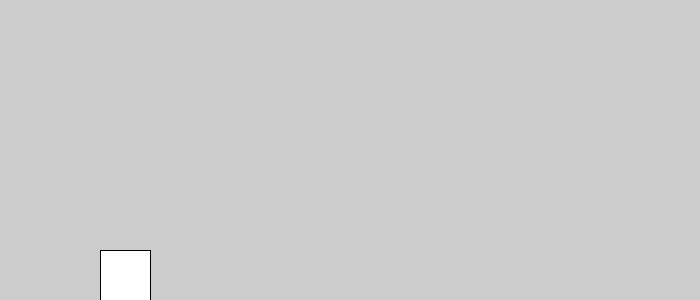
Frame 1 (no input)
Frame 60 (the mouse pressed at the canvas centre just before this capture): identical to frame 1, image omitted
Frame 120 (the mouse held since frame 60 and released just before this capture): identical to frame 1, image omitted

The Processing sketch that drew this single still picture (run headless with seeded random() and noise(); from frame 60 on, the mouse is pressed at the canvas centre):

// Processing sketch: aula08_grupo01_exercicio05
// ── aula08_grupo01_exercicio05.pde
float y=0; float x=0;
void setup() {   size(700, 300); }
void draw() {
  rect(100, 250+y, 50, 50); // jogador
  //colisao
  if ( x > 275 && x < 375 && y> 100 && y< 200) {
    //aumentar de tamanho
  }
}
void keyPressed() {
  if (key == 'w') {
    y=y-1;
  }
}
